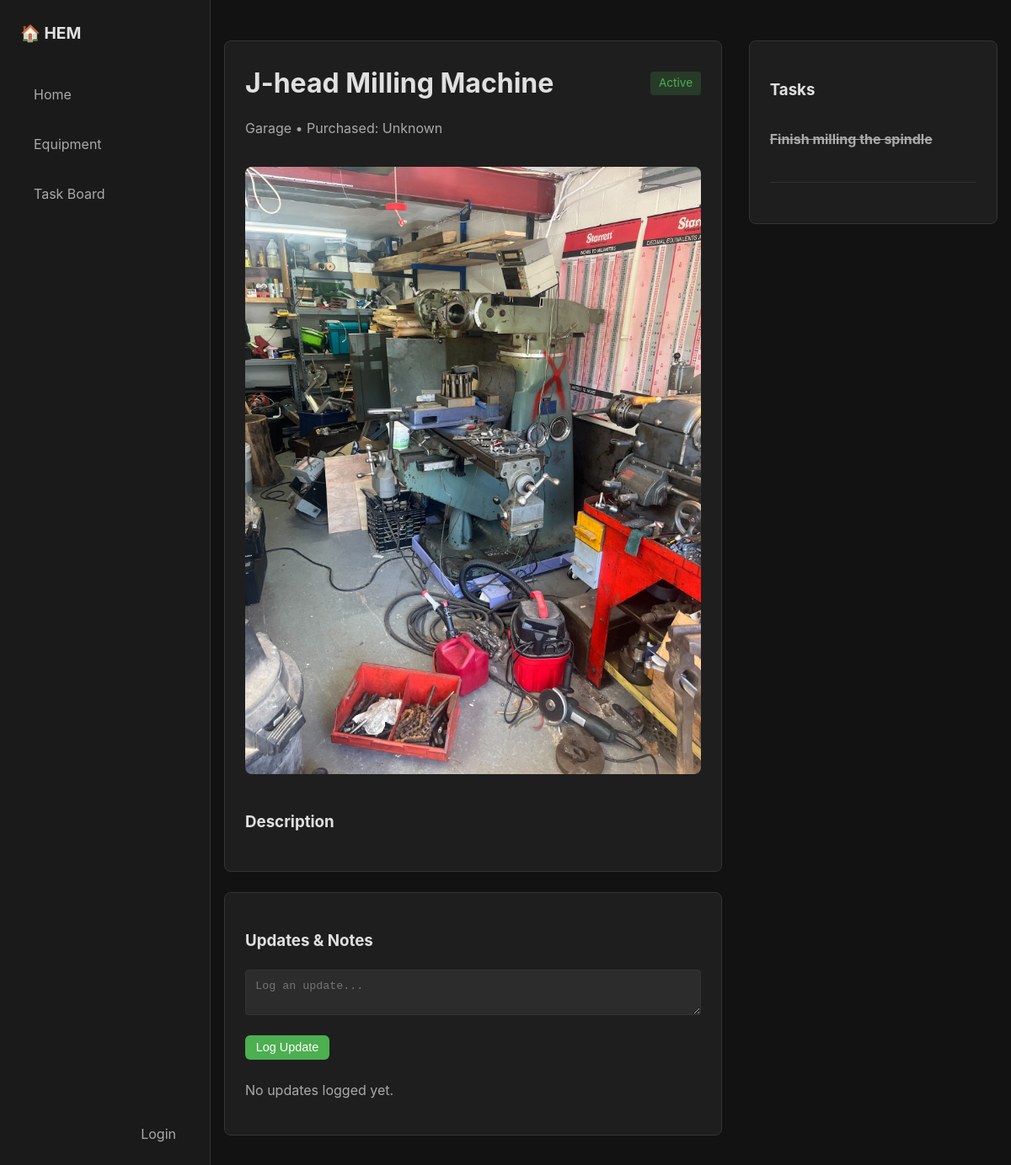
/equipment/3/, run on an earlier commit of the app's database.
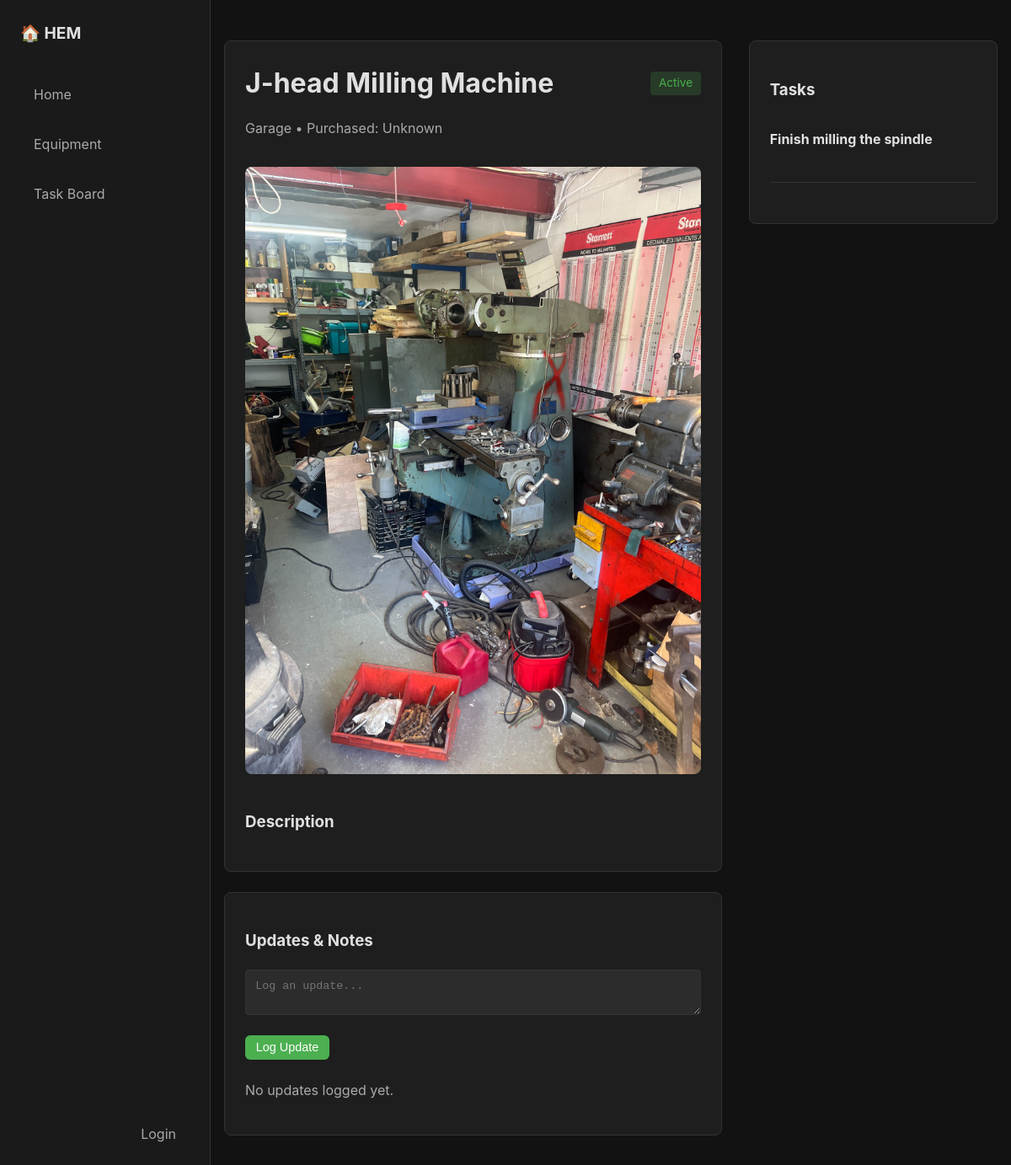
And on a later commit of the database.
### equipment/models.py (models this page shows, shortened)
class Equipment(models.Model):
    STATUS_CHOICES = [
        ('active', 'Active'),
        ('maintenance', 'Needs Maintenance'),
        ('broken', 'Broken'),
        ('stored', 'Stored'),
        ('retired', 'Retired'),
    ]
    name = models.CharField(max_length=200)
    description = models.TextField(blank=True)
    status = models.CharField(max_length=20, choices=STATUS_CHOICES, default='active')
    image = models.ImageField(upload_to='equipment/', blank=True, null=True)
    location = models.CharField(max_length=200, blank=True)
    purchase_date = models.DateField(blank=True, null=True)
    created_at = models.DateTimeField(auto_now_add=True)
    updated_at = models.DateTimeField(auto_now=True)

class Task(models.Model):
    assignee = models.ForeignKey('auth.User', on_delete=models.SET_NULL, null=True, blank=True, related_name='assigned_tasks', help_text='User assigned to this task')
    STATUS_CHOICES = [
        ('icebox', 'Icebox'),
        ('todo', 'To Do'),
        ('in_progress', 'In Progress'),
        ('done', 'Done'),
    ]
    equipment = models.ForeignKey(Equipment, on_delete=models.CASCADE, related_name='tasks')
    title = models.CharField(max_length=200)
    description = models.TextField(blank=True)
    due_date = models.DateField(blank=True, null=True)
    completed = models.BooleanField(default=False)
    status = models.CharField(max_length=20, choices=STATUS_CHOICES, default='todo')
    created_at = models.DateTimeField(auto_now_add=True)
    updated_at = models.DateTimeField(auto_now=True)
    RECURRENCE_CHOICES = [
        (None, 'Does not repeat'),
        ('daily', 'Daily'),
        ('weekly', 'Weekly'),
        ('monthly', 'Monthly'),
        ('yearly', 'Yearly'),
    ]
    recurrence = models.CharField(max_length=10, choices=RECURRENCE_CHOICES, blank=True, null=True, default=None)
    next_due_date = models.DateField(blank=True, null=True, help_text="Next due date for recurring tasks")

### equipment/views.py (the view)
# urls.py: path('equipment/<int:pk>/', views.equipment_detail, name='equipment_detail'),
def equipment_detail(request, pk):
    equipment = get_object_or_404(Equipment, pk=pk)
    tasks = equipment.tasks.all().order_by('completed', 'due_date')
    updates = equipment.updates.all().order_by('-timestamp')
    task_form = TaskForm()
    update_form = UpdateForm()
    return render(request, 'equipment/detail.html', {
        'equipment': equipment,
        'tasks': tasks,
        'updates': updates,
        'task_form': task_form,
        'update_form': update_form,
    })

### equipment/forms.py
class TaskForm(forms.ModelForm):
    class Meta:
        model = Task
        fields = ['title', 'description', 'status', 'due_date', 'recurrence', 'assignee']
        widgets = {
            'due_date': forms.DateInput(attrs={'type': 'date'}),
            'description': forms.Textarea(attrs={'rows': 2, 'placeholder': 'Optional details...'}),
        }

class UpdateForm(forms.ModelForm):
    class Meta:
        model = Update
        fields = ['content']
        widgets = {
            'content': forms.Textarea(attrs={'rows': 2, 'placeholder': 'Log an update...'}),
        }

### templates/equipment/detail.html (shortened to what this page needs)
{% extends 'base.html' %}
{% block content %}
<div style="display: grid; grid-template-columns: 2fr 1fr; gap: 2rem;">
    <div>
        <div class="card">
            <div class="flex flex-between">
                <h1 style="margin: 0;">{{ equipment.name }}</h1>
                <span class="status-badge status-{{ equipment.status }}">{{ equipment.get_status_display }}</span>
            </div>
            <p class="text-secondary">
                {{ equipment.location }} • Purchased: {{ equipment.purchase_date|default:"Unknown" }}</p>
            {% if equipment.image %}
            <img src="{{ equipment.image.url }}" alt="{{ equipment.name }}"
                style="max-width: 100%; border-radius: 8px; margin: 1rem 0;">
            {% endif %}
            <div style="margin-top: 1rem;">
                <h3>Description</h3>
            </div>
        </div>
        <div class="card">
            <h3>Updates & Notes</h3>
            <form hx-post="{% url 'add_update' equipment.pk %}" hx-target="#update-list" hx-swap="innerHTML"
                hx-on::after-request="this.reset()">
                {{ update_form.content }}
                <button type="submit" class="btn btn-small">Log Update</button>
            </form>
            <div id="update-list" style="margin-top: 1.5rem;">
                {% include 'equipment/partials/update_list.html' %}
            </div>
        </div>
    </div>
    <div>
        <div class="card">
            <h3>Tasks</h3>
            <div id="task-list">
                {% include 'equipment/partials/task_list.html' %}
            </div>
            <hr style="border: 0; border-top: 1px solid var(--border); margin: 1.5rem 0;">
        </div>
    </div>
</div>
{% endblock %}

### templates/base.html (shortened to what this page needs)
{% load static %}
<!DOCTYPE html>
<html lang="en">
<head>
</head>
<body>
    <div class="app-container">
        <aside class="sidebar">
            <div class="brand">
                <a href="{% url 'landing' %}">
                    <h1>🏠 HEM</h1>
                </a>
            </div>
            <nav>
                <a href="{% url 'landing' %}" class="nav-link">Home</a>
                <a href="{% url 'dashboard' %}" class="nav-link">Equipment</a>
                <a href="{% url 'kanban_board' %}" class="nav-link">Task Board</a>
            </nav>
            <div style="margin-top: auto; text-align: right;">
                {% if user.is_authenticated %}
                    <span style="margin-right: 0.5em;">{{ user.username }}</span>
                    <a href="{% url 'logout' %}" class="nav-link">Logout</a>
                {% else %}
                    <a href="{% url 'login' %}" class="nav-link">Login</a>
                {% endif %}
            </div>
        </aside>
        <main class="main-content">
            <div class="container">
                {% block content %}{% endblock %}
            </div>
        </main>
    </div>
</body>
</html>

### templates/equipment/partials/update_list.html
{% if updates %}
{% for update in updates %}
<div style="margin-bottom: 1rem; padding-bottom: 1rem; border-bottom: 1px solid #333;">
    <small class="text-secondary">{{ update.timestamp|date:"M d, Y H:i" }}</small>
    <p style="margin: 0.2rem 0 0 0;">{{ update.content|linebreaksbr }}</p>
</div>
{% endfor %}
{% else %}
<p class="text-secondary">No updates logged yet.</p>
{% endif %}

### templates/equipment/partials/task_list.html (shortened to what this page needs)
{% if tasks %}
{% for task in tasks %}
<div class="task-item flex flex-between {% if task.completed %}completed{% endif %}">
    <div class="flex">
        <div style="display: flex; gap: 1rem; align-items: center; width: 100%;">
            <div style="flex-grow: 1;">
                <a href="{% url 'task_detail' task.pk %}" style="text-decoration: none; color: inherit;">
                    <strong>{{ task.title }}</strong></a>
            </div>
        </div>
    </div>
</div>
{% endfor %}
{% else %}
<p class="text-secondary">No tasks for this item.</p>
{% endif %}

### templates/base.html (style rules this page uses)
:root { --bg-body: #121212; --bg-card: #1E1E1E; --text-primary: #E0E0E0; --text-secondary: #AAAAAA; --accent: #4CAF50; --accent-hover: #45a049; --danger: #e57373; --border: #333; --font-family: 'Inter', system-ui, -apple-system, sans-serif; }
body { font-family: var(--font-family); background-color: var(--bg-body); color: var(--text-primary); margin: 0; padding: 0; line-height: 1.6; }
.app-container { display: grid; grid-template-columns: 250px 1fr; min-height: 100vh; }
.sidebar { background-color: #1a1a1a; border-right: 1px solid var(--border); padding: 1.5rem; display: flex; flex-direction: column; }
.brand { margin-bottom: 2rem; }
.brand a { text-decoration: none; color: var(--text-primary); }
.brand h1 { margin: 0; font-size: 1.2rem; }
.nav-link { display: block; padding: 0.8rem 1rem; color: var(--text-secondary); text-decoration: none; border-radius: 6px; margin-bottom: 0.5rem; transition: all 0.2s; }
.main-content { display: flex; flex-direction: column; }
.container { max-width: 1200px; margin: 2rem auto; padding: 0 1rem; }
.btn { display: inline-block; background-color: var(--accent); color: white; padding: 0.6rem 1.2rem; border-radius: 6px; text-decoration: none; font-weight: 500; cursor: pointer; border: none; transition: background 0.2s; }
.btn-small { padding: 0.4rem 0.8rem; font-size: 0.9rem; }
.card { background-color: var(--bg-card); border: 1px solid var(--border); border-radius: 8px; padding: 1.5rem; margin-bottom: 1.5rem; }
input[type="text"], input[type="date"], textarea, select, input[type="file"] { width: 100%; padding: 0.7rem; margin-bottom: 1rem; background-color: #2C2C2C; border: 1px solid var(--border); color: var(--text-primary); border-radius: 4px; box-sizing: border-box; }
.flex { display: flex; gap: 1rem; align-items: center; }
.flex-between { justify-content: space-between; }
.text-secondary { color: var(--text-secondary); }
.status-badge { padding: 0.2rem 0.6rem; border-radius: 4px; font-size: 0.85rem; background: #333; }
.status-active { background: rgba(76, 175, 80, 0.2); color: #4CAF50; }
.task-item { padding: 0.8rem 0; border-bottom: 1px solid var(--border); }
.task-item:last-child { border-bottom: none; }

What changed in the data, as far as the page shows it:
changed Task "Finish milling the spindle": completed True → False (drawn)
